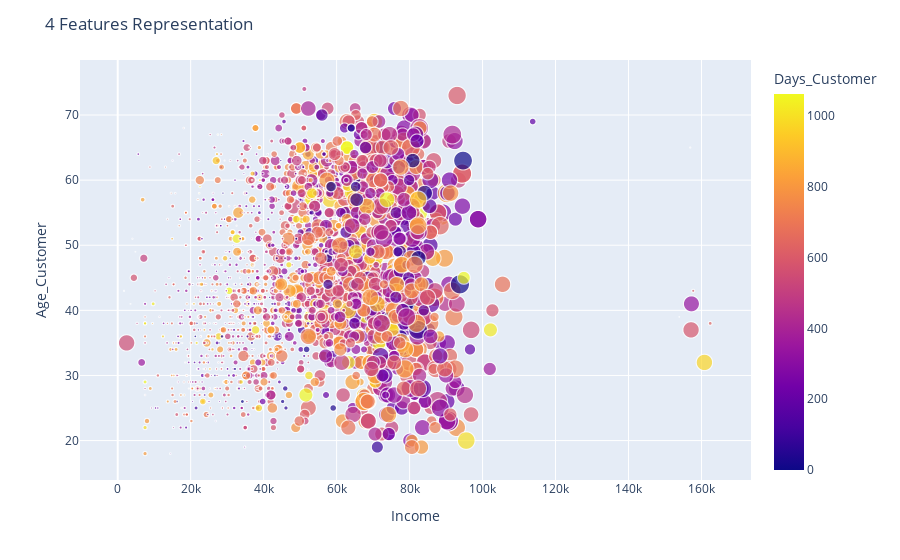
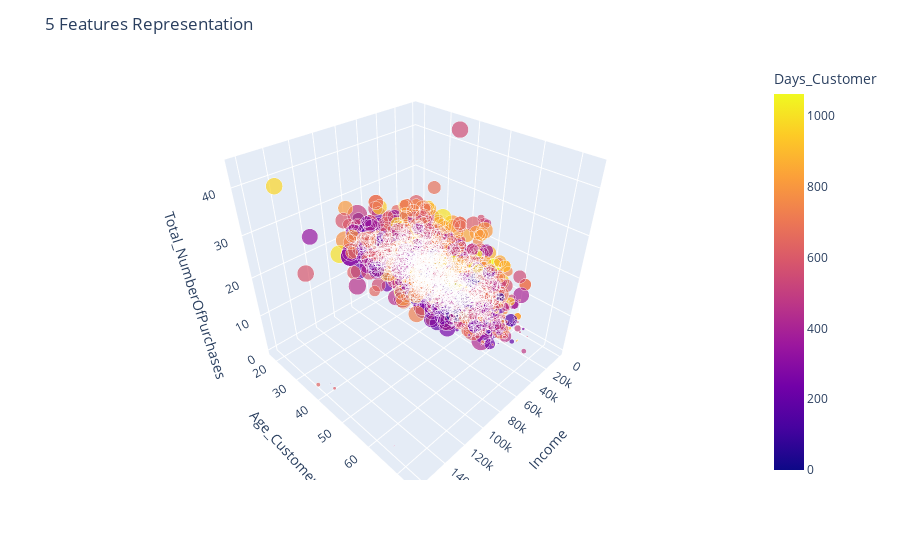

The notebook cell these images were saved under, in order:
### Code cell
# Plotly Visualizations Do Not Show on Github, must download Jupyter Notebook File and run in IDE
fig1 = px.scatter(df, x="Income", y="Age_Customer", color="Days_Customer",
                 size="Total_Spent")
fig1.update_layout(title="4 Features Representation")
fig1.show()

# Plotly Visualizations Do Not Show on Github, must download Jupyter Notebook File and run in IDE
fig2 = px.scatter_3d(df, x="Income", y="Age_Customer", z='Total_NumberOfPurchases',color="Days_Customer",
                 size="Total_Spent")
fig2.update_layout(title="5 Features Representation")
fig2.show()

### Figure 1 — Plotly figure (JSON) as saved in the notebook; plotly's stock layout.template omitted (floating-point values rounded to 4 significant figures; data arrays with more than 128 entries replaced by an {"elided": "..."} marker saying what was removed)
{"data": [{"hovertemplate": "Income=%{x}<br>Age_Customer=%{y}<br>Total_Spent=%{marker.size}<br>Days_Customer=%{marker.color}<extra></extra>", "legendgroup": "", "marker": {"color": {"elided": "2229 int values"}, "coloraxis": "coloraxis", "size": {"elided": "2229 int values"}, "sizemode": "area", "sizeref": 6.312, "symbol": "circle"}, "mode": "markers", "name": "", "showlegend": false, "type": "scattergl", "x": {"elided": "2229 float values"}, "xaxis": "x", "y": {"elided": "2229 int values"}, "yaxis": "y"}], "layout": {"coloraxis": {"colorbar": {"title": {"text": "Days_Customer"}}, "colorscale": [[0, "#0d0887"], [0.1111, "#46039f"], [0.2222, "#7201a8"], [0.3333, "#9c179e"], [0.4444, "#bd3786"], [0.5556, "#d8576b"], [0.6667, "#ed7953"], [0.7778, "#fb9f3a"], [0.8889, "#fdca26"], [1, "#f0f921"]]}, "legend": {"itemsizing": "constant", "tracegroupgap": 0}, "margin": {"t": 60}, "title": {"text": "4 Features Representation"}, "xaxis": {"anchor": "y", "domain": [0, 1], "title": {"text": "Income"}}, "yaxis": {"anchor": "x", "domain": [0, 1], "title": {"text": "Age_Customer"}}}}

### Figure 2 — Plotly figure (JSON) as saved in the notebook; plotly's stock layout.template omitted (floating-point values rounded to 4 significant figures; data arrays with more than 128 entries replaced by an {"elided": "..."} marker saying what was removed)
{"data": [{"hovertemplate": "Income=%{x}<br>Age_Customer=%{y}<br>Total_NumberOfPurchases=%{z}<br>Total_Spent=%{marker.size}<br>Days_Customer=%{marker.color}<extra></extra>", "legendgroup": "", "marker": {"color": {"elided": "2229 int values"}, "coloraxis": "coloraxis", "size": {"elided": "2229 int values"}, "sizemode": "area", "sizeref": 6.312, "symbol": "circle"}, "mode": "markers", "name": "", "scene": "scene", "showlegend": false, "type": "scatter3d", "x": {"elided": "2229 float values"}, "y": {"elided": "2229 int values"}, "z": {"elided": "2229 int values"}}], "layout": {"coloraxis": {"colorbar": {"title": {"text": "Days_Customer"}}, "colorscale": [[0, "#0d0887"], [0.1111, "#46039f"], [0.2222, "#7201a8"], [0.3333, "#9c179e"], [0.4444, "#bd3786"], [0.5556, "#d8576b"], [0.6667, "#ed7953"], [0.7778, "#fb9f3a"], [0.8889, "#fdca26"], [1, "#f0f921"]]}, "legend": {"itemsizing": "constant", "tracegroupgap": 0}, "margin": {"t": 60}, "scene": {"domain": {"x": [0, 1], "y": [0, 1]}, "xaxis": {"title": {"text": "Income"}}, "yaxis": {"title": {"text": "Age_Customer"}}, "zaxis": {"title": {"text": "Total_NumberOfPurchases"}}}, "title": {"text": "5 Features Representation"}}}
